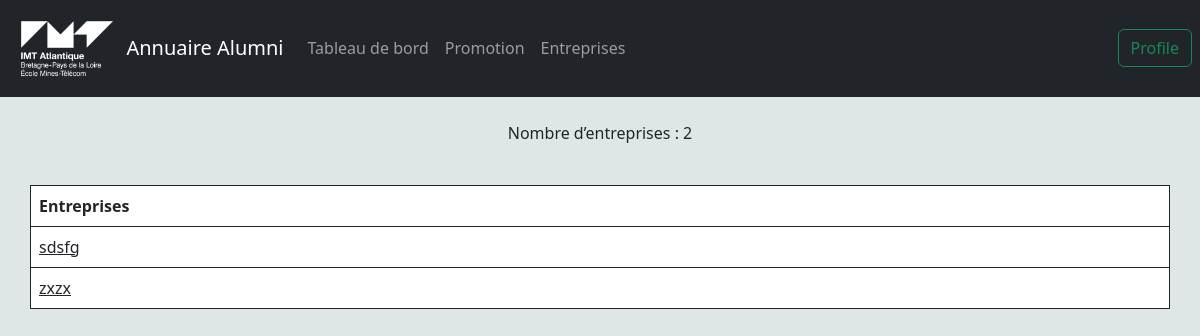
/entreprise test/entreprise, run on an earlier commit of the app's database.
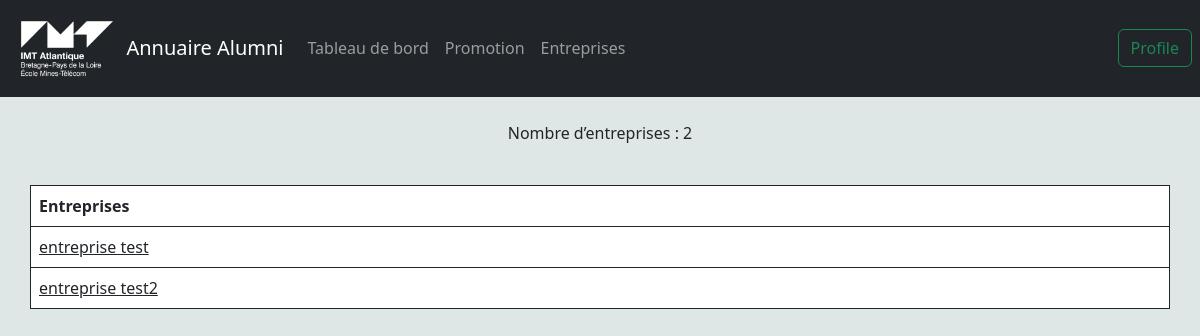
And on a later commit of the database.
### database/models.py (models this page shows)
class entreprise(db.Model):
    entreprise_id = db.Column(db.Integer, primary_key=True)
    name = db.Column(db.Text)

### app.py (the view)
@app.route("/<string:name>/entreprise",methods=["GET", "POST"])
def EntrepriseTab(name):
    Entreprise = entreprise.query.all()
    NbreEntreprise = len(entreprise.query.all())
    return render_template("entrepriseTab.html",Entreprise=Entreprise,name=name,id=1,NbreEntreprise=NbreEntreprise)

### templates/entrepriseTab.html (shortened to what this page needs)
<!DOCTYPE html>
<html lang="en">
<head>
    <link href="https://cdn.jsdelivr.net/npm/bootstrap@5.3.0-alpha1/dist/css/bootstrap.min.css"
      rel="stylesheet"
>
    {% import 'navBar.jinja2' as nav %}
</head>
<body style="background-color:#dee7e6;">
<header>
            {{ nav.renderNavBar(name,id) }}
</header>
<br>
            <p class="text-start text-center"> Nombre d’entreprises : {{ NbreEntreprise }}</p>
            <br>
<div class="container">
    <div class="row">
        <table class="table table-bordered border-dark col-10">
                        <thead>
                            <tr>
                                <th>Entreprises</th>
                            </tr>
                        </thead>
                        <tbody >
                            {% for entreprise in Entreprise %}
                            <tr>
                                <td ><a class="link-dark taf" href="{{ url_for("EntrepriseTabList",name=name,idEntreprise=entreprise.entreprise_id) }}">{{ entreprise.name }}</a></td >
                            </tr>
                            {% endfor %}
                        </tbody>
                    </table>
    </div>
</div>
</body>
</html>

What changed in the data, as far as the page shows it:
changed entreprise: name "sdsfg" → "entreprise test"
changed entreprise: name "zxzx" → "entreprise test2"
